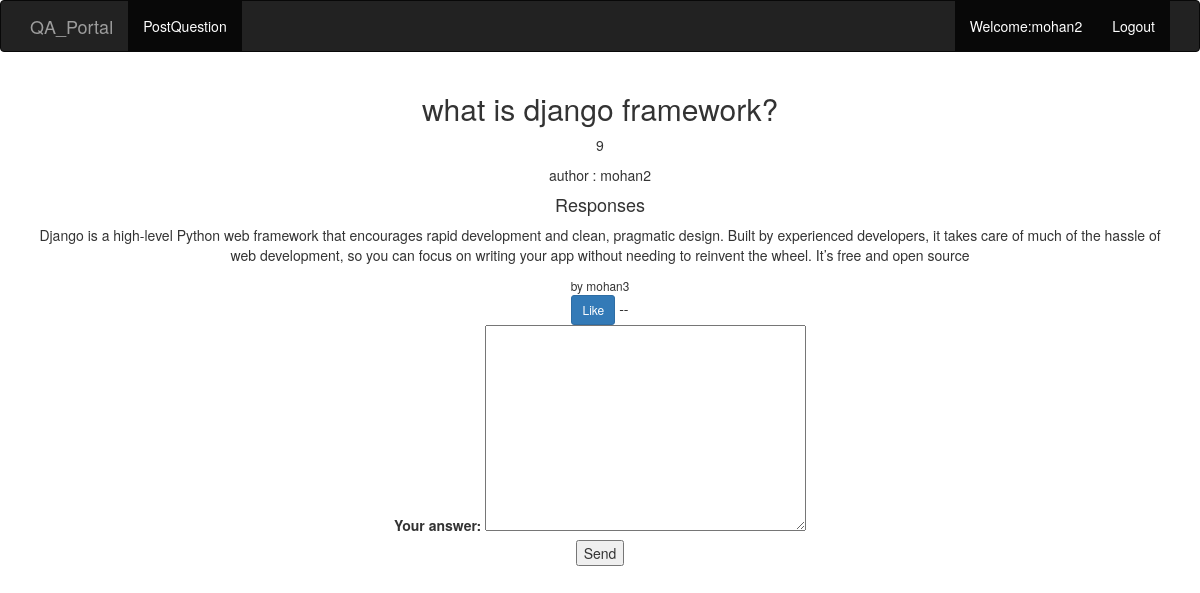
Page /question/9 (signed in) on the committed database.
### Q_and_A_app/models.py (models this page shows, shortened)
class Question(models.Model):
    author = models.ForeignKey(User, null=False, on_delete=models.CASCADE)
    ask_question = models.CharField(max_length=200, null=False)
    created_at = models.DateTimeField(auto_now_add=True)
    updated_at = models.DateTimeField(auto_now=True)
    def get_responses(self):
        return self.responses.filter(parent=None)

class Answer(models.Model):
    user = models.ForeignKey(User, null=False, on_delete=models.CASCADE)
    question = models.ForeignKey(Question, null=False, on_delete=models.CASCADE, related_name='responses')
    parent = models.ForeignKey('self', null=True, blank=True, on_delete=models.CASCADE)
    post_answer = models.TextField(null=False)
    created_at = models.DateTimeField(auto_now_add=True)
    updated_at = models.DateTimeField(auto_now=True)
    likes=models.ManyToManyField(User,related_name='blog_post')

### Q_and_A_app/views.py (the view, shortened to what this page needs)
# urls.py: path('question/<int:id>', views.questionPage, name='question'),
def questionPage(request, id):
    response_form = Add_Response_Form()
    question = Question.objects.get(id=id)
    context = {
        'question': question,
        'response_form': response_form,
    }
    return render(request, 'question.html', context)

### Q_and_A_app/forms.py
class Add_Response_Form(forms.ModelForm):
    class Meta:
        model = Answer
        fields = ['post_answer']

### templates/question.html (shortened to what this page needs)
<!DOCTYPE html>
{% extends "base.html" %}
{% load static %}
{% block body_block %}
<div class="container" align="center">
  <h2 >{{question.ask_question}}</h2>
  <p >{{question.id}}</p>
  <span >author : {{question.author.username}}</span>
  <div >
    <h4 >Responses</h4>
    {% if not question.responses.all %}
      <p >No responses yet</p>
    {% else %}
      {% for response in question.get_responses %}
       <p >{{response.post_answer}}</p>
         <small>by {{response.user.username}}</small>
         <form class="" action="{% url 'like_post' response.pk %}" method="post">
           <button type="submit" name="response_id" value="{{response.id}}" class="btn btn-primary btn-sm">Like</button> -- {{total_likes}}
         </form>
      {% endfor %}
    {% endif %}
  </div>
{% if user.is_authenticated %}
<form method="POST" >
<div >
  <label for="{{response_form.post_answer.id_for_label}}">Your answer:</label>
  {{response_form.post_answer}}
</div>
<input type="submit" value="Send" class="submit-button"/>
</form>
{% endif %}
</div>
{% endblock %}

### templates/base.html (shortened to what this page needs)
<!DOCTYPE html>
{% load static %}
<html lang="en" dir="ltr">
  <head>
<link rel="stylesheet" href="https://maxcdn.bootstrapcdn.com/bootstrap/3.3.7/css/bootstrap.min.css"
crossorigin="anonymous">
  </head>
  <body>
    <nav class="navbar navbar-inverse">
      <div class="container">
        <div class="navbar-header">
          <a class="navbar-brand" href="{% url 'home' %}">QA_Portal</a>
        </div>
        <div class="collapse navbar-collapse" id="bs-example-navbar-collapse-1">
          <ul class="nav navbar-nav">
          <li class="active"><a href="{% url 'new-question' %}">PostQuestion <span class="sr-only">(current)</span></a></li>
          </ul>
          <ul class="nav navbar-nav navbar-right">
            {% if user.is_authenticated %}
            <li class="active"><a href="">Welcome:{{user.username}} <span class="sr-only">(current)</span></a></li>
            <li class="active"><a href="{% url 'logout' %}">Logout <span class="sr-only">(current)</span></a></li>
              {% else %}
              <li class="active"><a href="{% url 'register' %}">Register<span class="sr-only">(current)</span></a></li>
              <li class="active"><a href="{% url 'login' %}">Login <span class="sr-only">(current)</span></a></li>
            {% endif %}
          </ul>
        </div>
      </div>
    </nav>
    {% block body_block %}
 {% endblock %}
  </body>
</html>

### rows in the picture
Question: ask_question "what is django framework?", id "9", author.username "mohan2"
Answer: post_answer "Django is a high-level Python web framework that encourages rapid development and clean, pragmatic design. Built by experienced developers, it takes care of much of the hassle of web development, so you can focus on writing your app without needing to reinvent the wheel. It’s free and open source", user.username "mohan3", {{ response.id }} 35 (drawn)

### other values in the picture
{{ user.username }} "mohan2"
